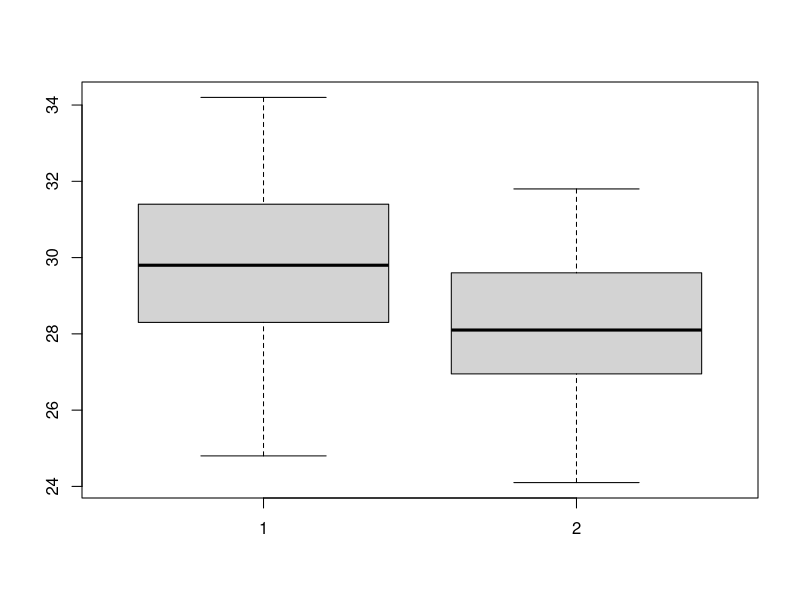
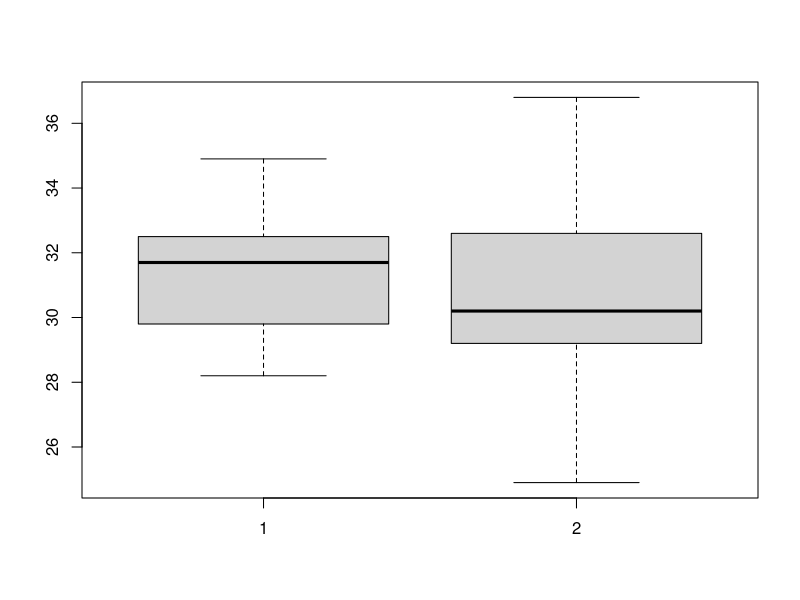
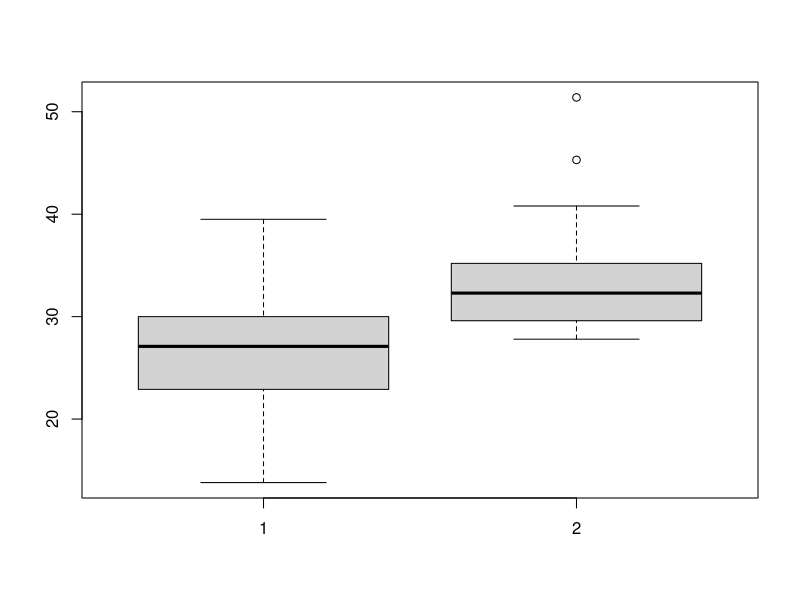
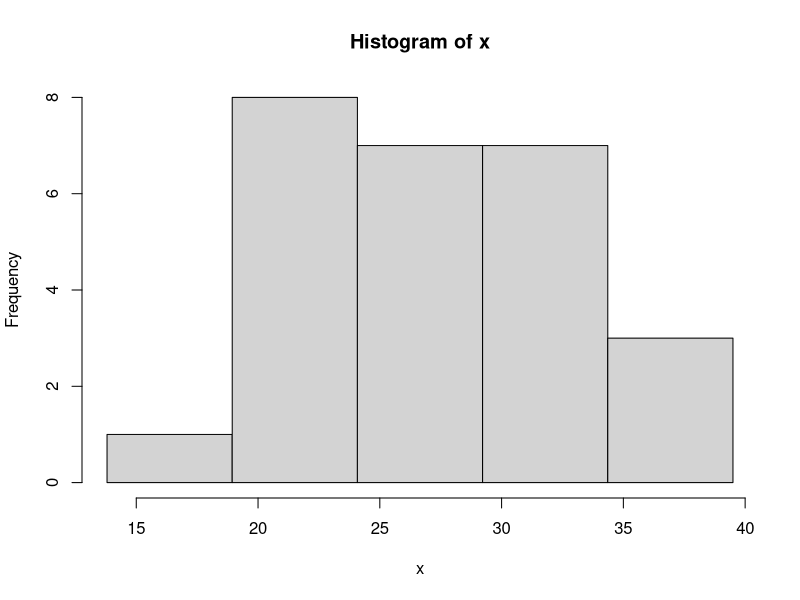
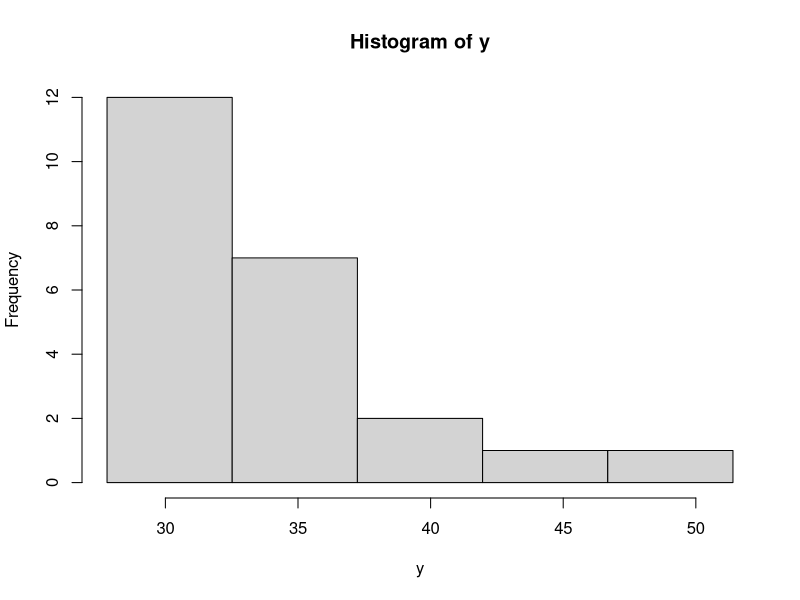
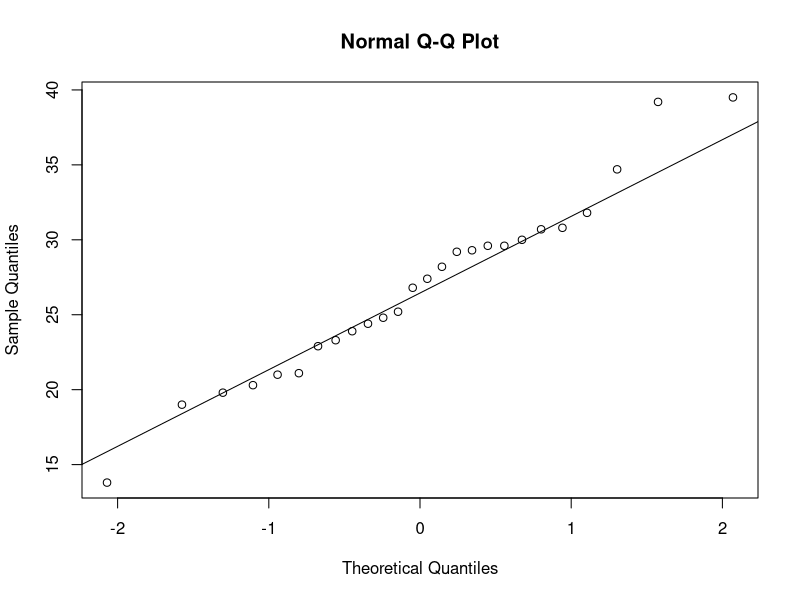
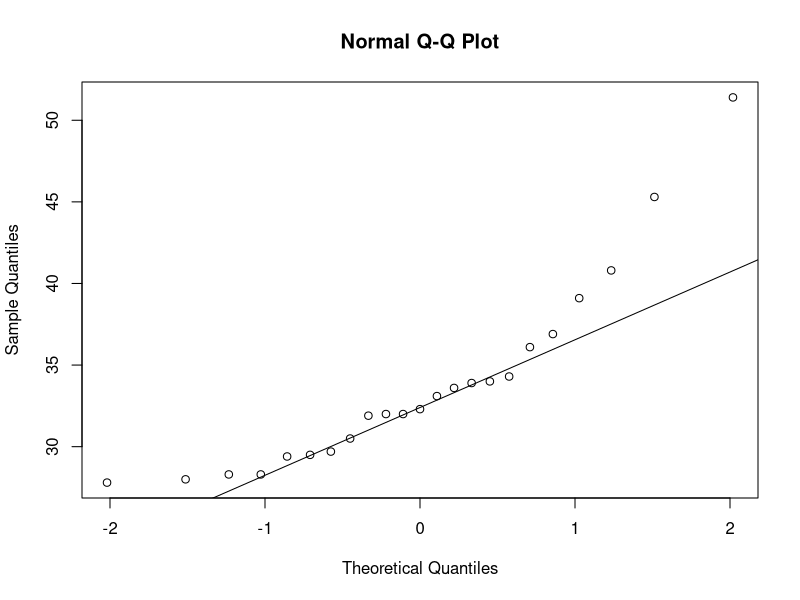
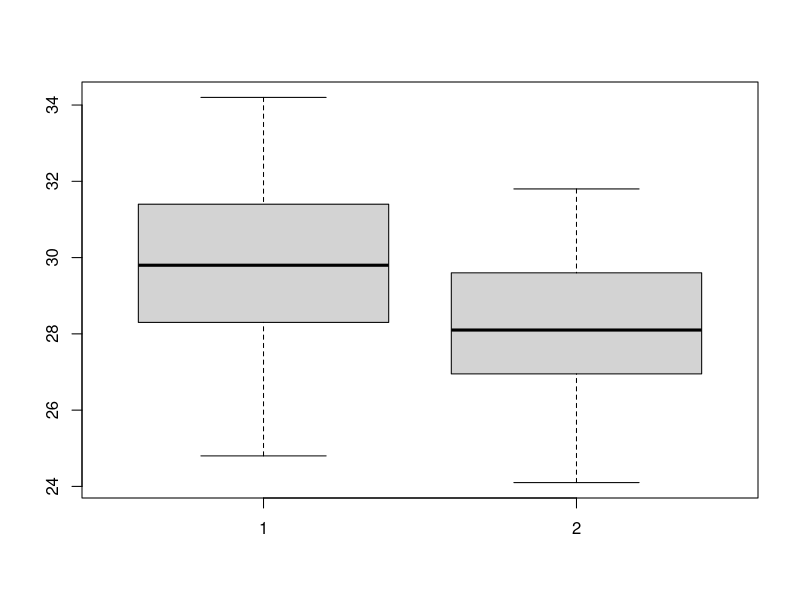

The R script that drew these images, in order:
set.seed(1912823)   # dataset 1
n1 <- 26;      n2 <- 23
mu1 <- 31;     mu2 <- 28
sig1 <- 3;     sig2 <- 2
x <- round(rnorm(n1,mu1,sig1),1)
y <- round(rnorm(n2,mu2,sig2),1)
boxplot(x,y);var.test(x,y);t.test(x,y,var.equal=T)
x1 <- x; y1 <- y


set.seed(2952811)   # dataset 2
n1 <- 26;      n2 <- 23
mu1 <- 31.5;     mu2 <- 30
sig1 <- 2;     sig2 <- 4
x <- round(rnorm(n1,mu1,sig1),1)
y <- round(rnorm(n2,mu2,sig2),1)
boxplot(x,y);var.test(x,y);t.test(x,y)
x2 <- x; y2 <- y

set.seed(292112)   # dataset 3
n1 <- 26;      n2 <- 23
mu1 <- 28;     mu2 <- 31
sig1 <- 5;     sig2 <- 6
x <- round(rnorm(n1,mu1,sig1),1)
y <- round(rnorm(n2,mu2,sig2),1)
y[y<27] <- round(rnorm(length(y[y<27]),29,1),1); y[y>37] <- round(rnorm(length(y[y>37]),45,3),1)
boxplot(x,y);var.test(x,y);t.test(x,y)
x3 <- x; y3 <- y


hist(x,breaks=seq(min(x), max(x), length=6))
hist(y,breaks=seq(min(y), max(y), length=6))

qqnorm(x); qqline(x)
qqnorm(y); qqline(y)


shapiro.test(x); shapiro.test(y)

var.test(x,y)

t.test(x,y,var.eq=T)

t.test(x,y)

wilcox.test(x,y)



##########################################################

boxplot(x1,y1)
boxplot(x2,y2)
boxplot(x3,y3)

Xmat <- matrix(NA,83,n1)
Ymat <- matrix(NA,83,n2)

Xmat[1:27,] <- matrix(x1,27,n1,byrow=T)
Xmat[28:55,] <- matrix(x2,28,n1,byrow=T)
Xmat[56:83,] <- matrix(x3,28,n1,byrow=T)

Ymat[1:27,] <- matrix(y1,27,n2,byrow=T)
Ymat[28:55,] <- matrix(y2,28,n2,byrow=T)
Ymat[56:83,] <- matrix(y3,28,n2,byrow=T)


mean(x1);mean(x2);mean(x3)
apply(Xmat,1,mean)


mean(y1);mean(y2);mean(y3)
apply(Ymat,1,mean)



set.seed(123456)

for(i in 1:83){
   Xmat[i,] <- sample(Xmat[i,])
   Ymat[i,] <- sample(Ymat[i,])
}

mean(x1);mean(x2);mean(x3)
apply(Xmat,1,mean)


mean(y1);mean(y2);mean(y3)
apply(Ymat,1,mean)


Xmat[1:10,]

write.table(Xmat, file="Xmat.txt")
write.table(Ymat, file="Ymat.txt")



a <- c(28.1,30.1,28.7,30.9,31.3,29.9,33.8,33.0,32.8,34.2,33.8,30.9,27.6,28.3,29.4,28.4,29.7,31.4,27.1,29.3,26.5,26.9,28.6,32.8,30.7,24.8)
b <- c(27.2,29.9,28.2,27.7,28.5,26.8,24.9,29.3,31.6,29.3,27.1,24.1,28.5,26.7,25.5,27.4,30.0,26.0,28.1,27.7,31.1,31.8,30.2)

mean(a);mean(x1)
mean(b);mean(y1)

a <- c(39.5,23.9,23.3,25.2,24.8,28.2,19.8,13.8,30.8,22.9,29.2,20.3,21.0,39.2,31.8,24.4,29.3,29.6,27.4,21.1,26.8,30.7,30.0,34.7,29.6,19.0)
mean(a)

b <- c(39.1,30.5,28.3,28.0,34.0,40.8,33.6,31.9,29.5,32.0,29.7,36.9,32.0,29.4,27.8,36.1,45.3,33.1,28.3,33.9,51.4,34.3,32.3)
mean(b)


##########################################################


set.seed(187332)

x <- rnorm(20,3,1)

meanvec <- rep(NA, 1000)
medvec <- rep(NA,1000)
sdvec <- rep(NA, 1000)

for(i in 1:1000){

   xnew <- sample(x, rep=T)

   meanvec[i] <- mean(xnew)
   medvec[i] <- median(xnew)
   sdvec[i] <- sd(xnew)   
}


hist(meanvec)

alpha <- 0.05
quantile(meanvec, p=c(alpha/2, 1-alpha/2) )
t.test(x)


alpha <- 0.05

hist(medvec)
quantile(medvec, p=c(alpha/2, 1-alpha/2) )

hist(sdvec)
quantile(sdvec, p=c(alpha/2, 1-alpha/2) )


##############



simvec <- rep(NA,1000)
meanvec <- rep(NA,1000)


for(i in 1:1000){

#   x <- rnorm(20,3,1)
   x <- rexp(100,rate=1)
   meanvec[i] <- median(x)   
   medvec[i] <- mean(x)   
}

hist(x)

hist(medvec)
qqnorm(medvec);qqline(medvec)

hist(meanvec)
qqnorm(meanvec);qqline(meanvec)











#############











#